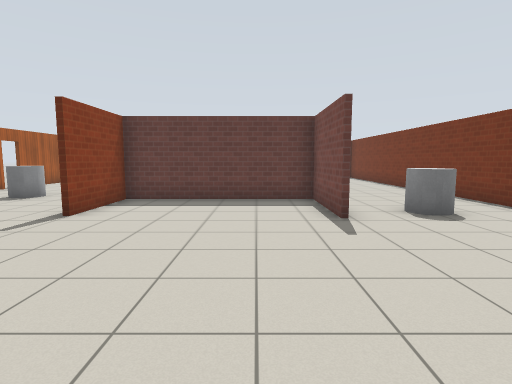
view 1 (above)

17 first-person views from a walk through a world built for the Gazebo simulator. The camera is 1.2 m above the floor, tilts 6° down and sees 80° across. The floor is counted in squares, 1 m on a side. Each view is taken from the middle of a square. On the plan, view 1 faces up. The plan holds only what a view shows up to about 13 squares ahead; the rest is blank. Gazebo's built-in surfaces are drawn with simple patterns.

view 2
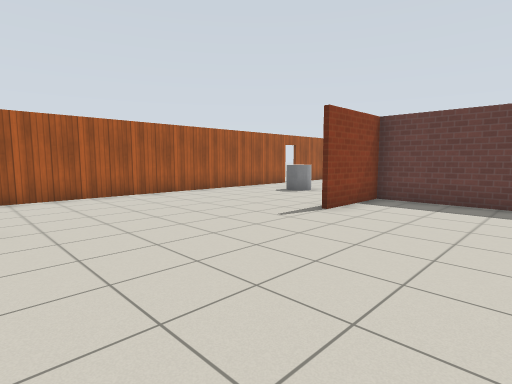

view 3
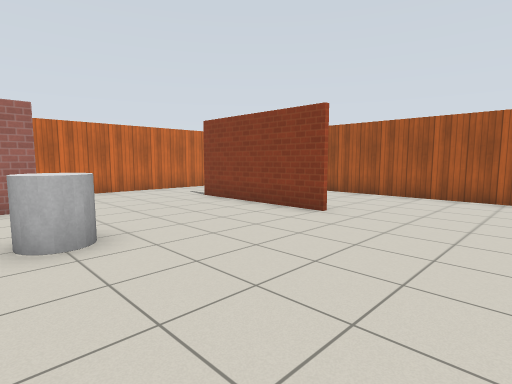

view 4
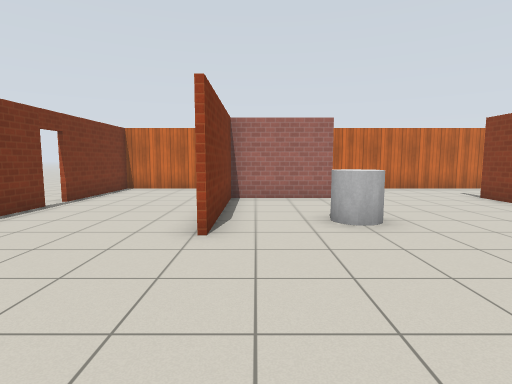

view 5
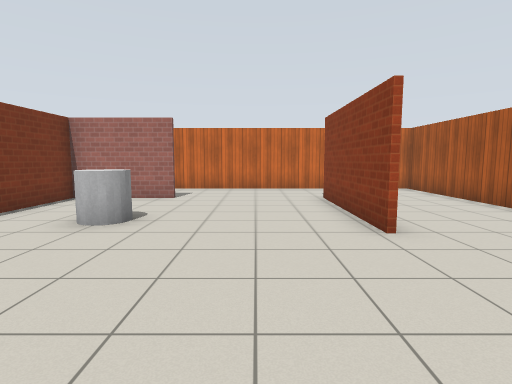

view 6
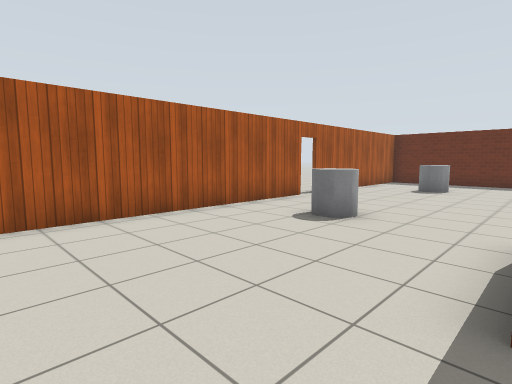

view 7
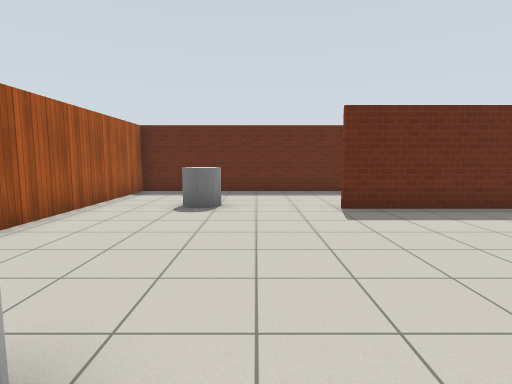

view 8
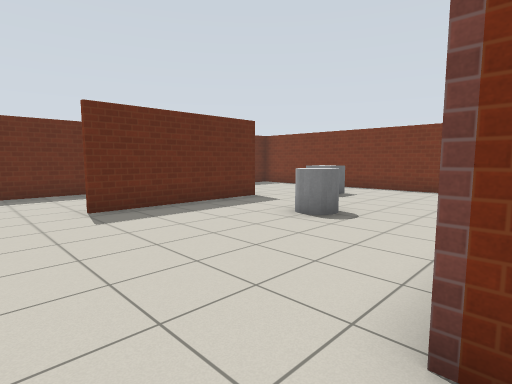

view 9
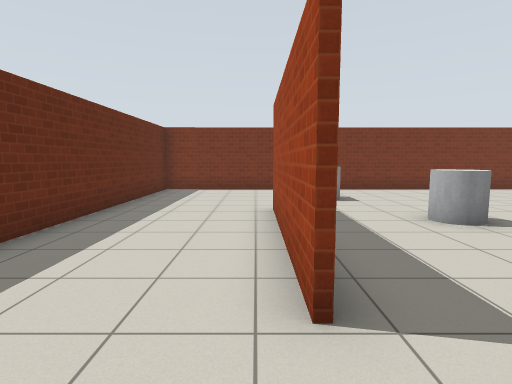

view 10
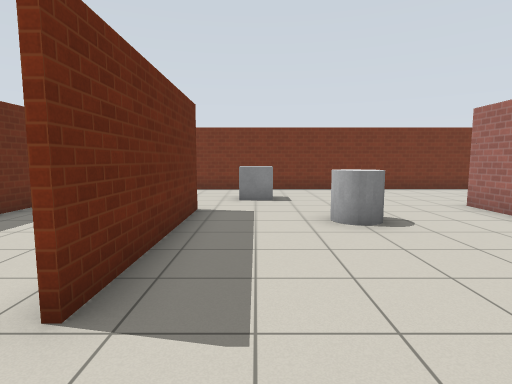

view 11
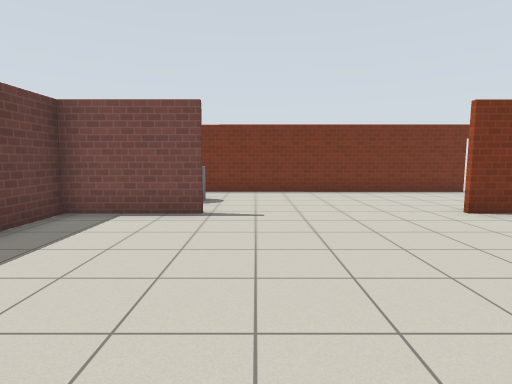

view 12
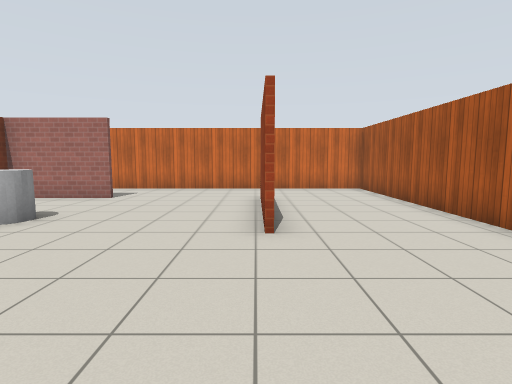

view 13
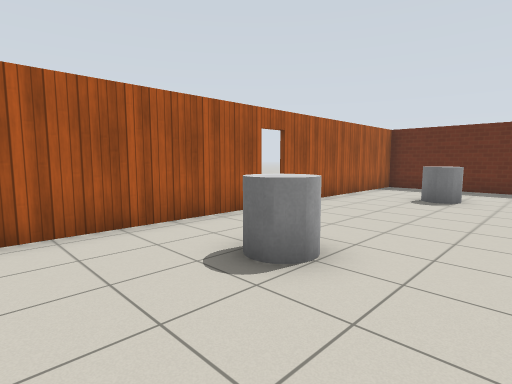

view 14
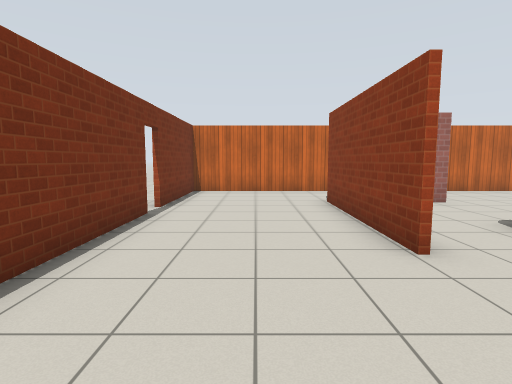

view 15
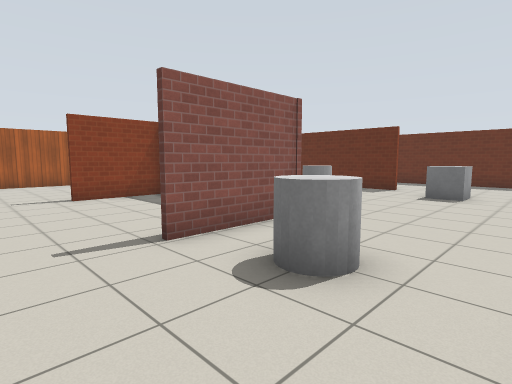

view 16
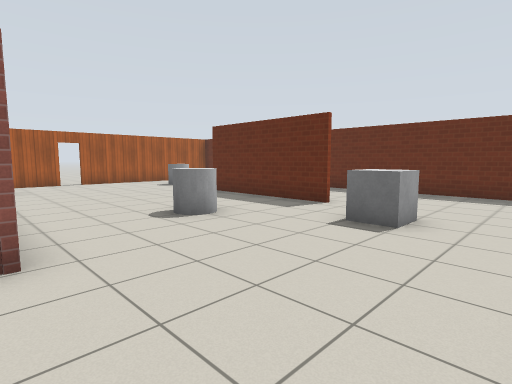

view 17
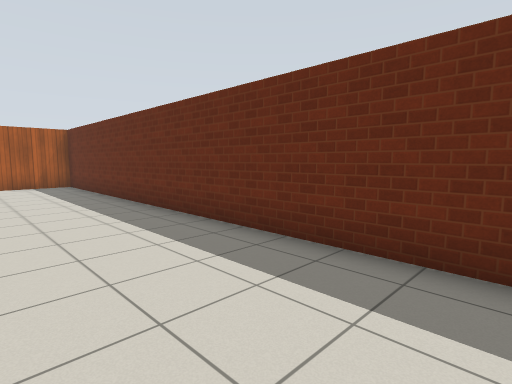

### Floor plan
Points are (right, up) in squares from view 1. A wall is a line through its corners. A room is listed if a view was taken in it or the views show most of it. See-through windows are left out.
Room 1 (views 1, 2, 3, 4, 5, 6, 7, 8, 9, 10, 11, 12, 13, 14, 15, 16, 17)
walls: (-4.1, 9) (-4.1, 9.5); (0.5, 9.5) (1.9, 9.5) (1.9, 6.1); (1.8, 6.1) (1.8, 9.3) (-4, 9.3) (-4, 6.4); (1.9, 0.2) (1.9, -4.9); (-6.2, 0.1) (-6.2, -4.8); (-3.9, 16.6) (1.5, 16.6); (1.5, 16.4) (-3.9, 16.4); (-10.4, 12.6) (-10.4, -7.8) (6.4, -7.8) (6.4, -3.7); (-1.5, -4.6) (1.8, -4.6) (1.8, 0.2); (6.4, -2.9) (6.7, 20.7) (-10.4, 20.7) (-10.4, 13.4)
ways out: open door at (-10.5, 13); open door at (6, -3)
objects: grey cylinder (-8, 10) to (-7, 10); grey cylinder (-8, 17) to (-7, 17); grey cylinder (-1, -1); grey cylinder (0, 13); grey box (3, 15) to (4, 15); grey cylinder (4, 7)

Where each view was taken, in squares from view 1:
view 1: 0 up, 0 right, facing up
view 2: 0 up, 0 right, facing up-left
view 3: 4 up, 0 right, facing down-left
view 4: 5 up, 1 right, facing down
view 5: 5 up, 4 left, facing down
view 6: 4 up, 4 left, facing up-left
view 7: 9 up, 6 left, facing up
view 8: 9 up, 6 left, facing up-right
view 9: 17 up, 6 left, facing right
view 10: 15 up, 6 left, facing right
view 11: 5 up, 5 left, facing right
view 12: 5 up, 6 left, facing down
view 13: 7 up, 5 left, facing up-left
view 14: 4 up, 4 right, facing down
view 15: 4 up, 6 right, facing up-left
view 16: 9 up, 6 right, facing up-left
view 17: 17 up, 5 right, facing up-left
